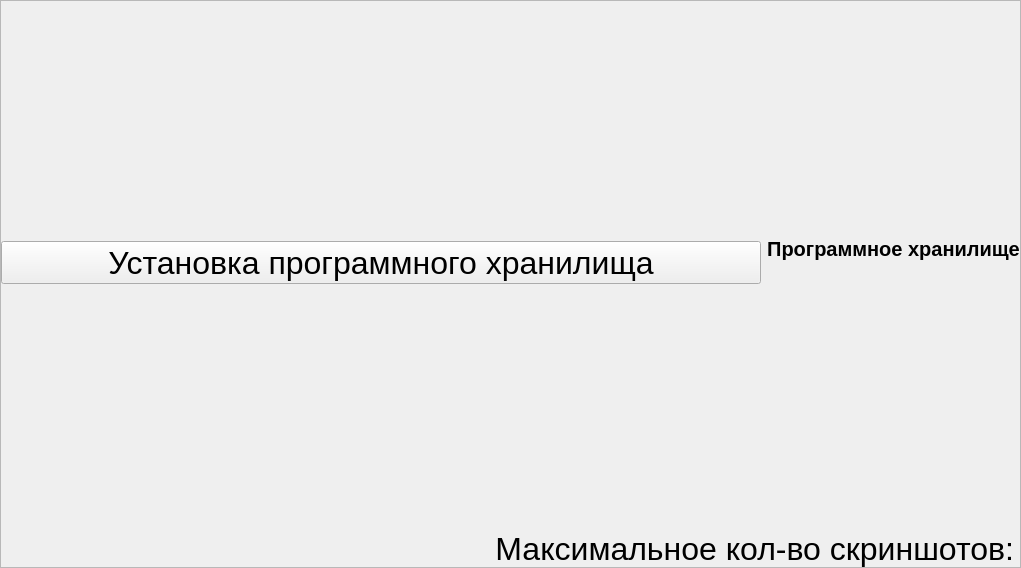
<?xml version="1.0" encoding="UTF-8"?>
<ui version="4.0">
 <class>TechnicalAccessPage</class>
 <widget class="QWidget" name="TechnicalAccessPage">
  <property name="geometry">
   <rect>
    <x>0</x>
    <y>0</y>
    <width>1021</width>
    <height>568</height>
   </rect>
  </property>
  <layout class="QHBoxLayout" name="horizontalLayout">
   <property name="leftMargin">
    <number>0</number>
   </property>
   <property name="topMargin">
    <number>0</number>
   </property>
   <property name="rightMargin">
    <number>0</number>
   </property>
   <property name="bottomMargin">
    <number>0</number>
   </property>
   <item>
    <widget class="QScrollArea" name="scrollArea">
     <property name="horizontalScrollBarPolicy">
      <enum>Qt::ScrollBarAlwaysOff</enum>
     </property>
     <property name="widgetResizable">
      <bool>true</bool>
     </property>
     <widget class="QWidget" name="scrollAreaWidgetContents">
      <property name="geometry">
       <rect>
        <x>0</x>
        <y>0</y>
        <width>1019</width>
        <height>566</height>
       </rect>
      </property>
      <layout class="QVBoxLayout" name="verticalLayout">
       <property name="leftMargin">
        <number>0</number>
       </property>
       <property name="topMargin">
        <number>0</number>
       </property>
       <property name="rightMargin">
        <number>0</number>
       </property>
       <property name="bottomMargin">
        <number>0</number>
       </property>
       <item>
        <layout class="QHBoxLayout" name="softwareStorageLayout" stretch="75,25">
         <item>
          <widget class="QToolButton" name="selectSoftwareStorageTButton">
           <property name="sizePolicy">
            <sizepolicy hsizetype="Expanding" vsizetype="Fixed">
             <horstretch>0</horstretch>
             <verstretch>0</verstretch>
            </sizepolicy>
           </property>
           <property name="font">
            <font>
             <pointsize>24</pointsize>
            </font>
           </property>
           <property name="text">
            <string>Установка программного хранилища</string>
           </property>
           <property name="toolButtonStyle">
            <enum>Qt::ToolButtonTextOnly</enum>
           </property>
          </widget>
         </item>
         <item>
          <layout class="QVBoxLayout" name="verticalLayout_2">
           <item>
            <spacer name="verticalSpacer">
             <property name="orientation">
              <enum>Qt::Vertical</enum>
             </property>
             <property name="sizeHint" stdset="0">
              <size>
               <width>20</width>
               <height>40</height>
              </size>
             </property>
            </spacer>
           </item>
           <item>
            <widget class="QLabel" name="SoftwareStorageLabel">
             <property name="font">
              <font>
               <pointsize>15</pointsize>
               <bold>true</bold>
              </font>
             </property>
             <property name="text">
              <string>Программное хранилище</string>
             </property>
             <property name="alignment">
              <set>Qt::AlignCenter</set>
             </property>
            </widget>
           </item>
           <item>
            <widget class="QLabel" name="UUIDSoftwareStorageLabel">
             <property name="font">
              <font>
               <pointsize>14</pointsize>
              </font>
             </property>
             <property name="alignment">
              <set>Qt::AlignCenter</set>
             </property>
            </widget>
           </item>
           <item>
            <spacer name="verticalSpacer_2">
             <property name="orientation">
              <enum>Qt::Vertical</enum>
             </property>
             <property name="sizeHint" stdset="0">
              <size>
               <width>20</width>
               <height>40</height>
              </size>
             </property>
            </spacer>
           </item>
          </layout>
         </item>
        </layout>
       </item>
       <item>
        <layout class="QHBoxLayout" name="maxScreensLayout">
         <item>
          <widget class="QLabel" name="maxScreensLabel">
           <property name="sizePolicy">
            <sizepolicy hsizetype="Expanding" vsizetype="Preferred">
             <horstretch>0</horstretch>
             <verstretch>0</verstretch>
            </sizepolicy>
           </property>
           <property name="font">
            <font>
             <pointsize>24</pointsize>
            </font>
           </property>
           <property name="text">
            <string>Максимальное кол-во скриншотов:</string>
           </property>
           <property name="alignment">
            <set>Qt::AlignRight|Qt::AlignTrailing|Qt::AlignVCenter</set>
           </property>
          </widget>
         </item>
         <item>
          <widget class="DecoratorSpinBox" name="maxScreensSpinBox" native="true">
           <property name="font">
            <font>
             <pointsize>30</pointsize>
            </font>
           </property>
          </widget>
         </item>
        </layout>
       </item>
      </layout>
     </widget>
    </widget>
   </item>
  </layout>
 </widget>
 <customwidgets>
  <customwidget>
   <class>DecoratorSpinBox</class>
   <extends>QWidget</extends>
   <header>gui/decoratorspinbox.h</header>
   <container>1</container>
  </customwidget>
 </customwidgets>
 <resources/>
 <connections/>
</ui>
